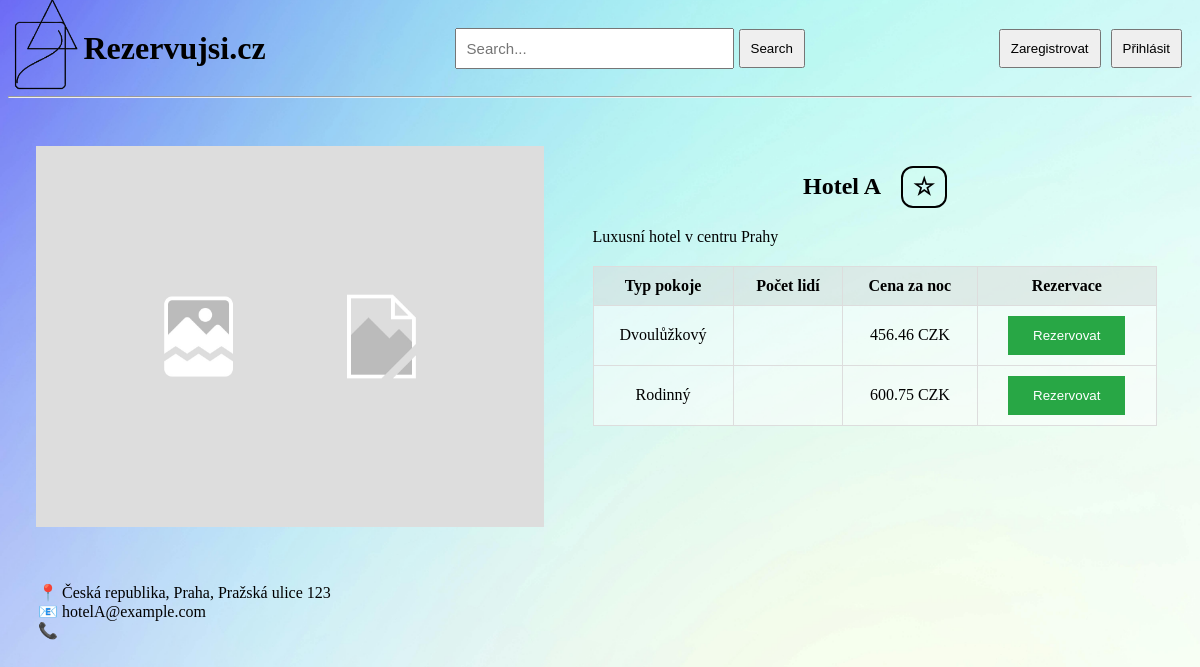
Page /projekt_hotel.php?id=1 on the committed database.
### tables this page shows
CREATE TABLE IF NOT EXISTS `Hotel` (
  `idHotel` INT(11) NOT NULL AUTO_INCREMENT,
  `nazev_hotelu` VARCHAR(45) NOT NULL,
  `zeme` VARCHAR(45) NOT NULL,
  `mesto` VARCHAR(45) NOT NULL,
  `adresa` VARCHAR(45) NOT NULL,
  `hodnocení` INT NOT NULL,
  `popis` TEXT NOT NULL,
  `tel. cislo` VARCHAR(20) NOT NULL,
  `email` VARCHAR(45) NOT NULL,
  PRIMARY KEY (`idHotel`),
  UNIQUE INDEX `idHotel_UNIQUE` (`idHotel` ASC) VISIBLE);

CREATE TABLE IF NOT EXISTS `Pokoje` (
  `idPokoje` INT NOT NULL AUTO_INCREMENT,
  `typ_pokoje` VARCHAR(45) NOT NULL,
  `pocet_luzek` INT NOT NULL,
  `cena_za_noc` FLOAT NOT NULL,
  `Hotel_idHotel` INT(11) NOT NULL,
  PRIMARY KEY (`idPokoje`),
  INDEX `fk_Pokoje_Hotel1_idx` (`Hotel_idHotel` ASC) VISIBLE,
  CONSTRAINT `fk_Pokoje_Hotel1`
    FOREIGN KEY (`Hotel_idHotel`)
    REFERENCES `Hotel` (`idHotel`)
    ON DELETE NO ACTION
    ON UPDATE NO ACTION);

### projekt_hotel.php (the view, shortened to what this page needs)
<?php
$hotelId = isset($_GET['id']) ? (int)preg_replace('/[^0-9]/', '', $_GET['id']) : 0;
$pdo = getDbConnection();
$stmt = $pdo->prepare('SELECT * FROM Hotel WHERE idHotel = :id');
$stmt->execute(['id' => $hotelId]);
$hotel = $stmt->fetch(PDO::FETCH_ASSOC);
$stmtRooms = $pdo->prepare('SELECT * FROM Pokoje WHERE Hotel_idHotel = :hotelId');
$stmtRooms->execute(['hotelId' => $hotelId]);
$rooms = $stmtRooms->fetchAll(PDO::FETCH_ASSOC);
$nights = isset($_SESSION['nights']) ? $_SESSION['nights'] : 1;
?>
<!DOCTYPE html>
<html>
<head>
  <link rel="stylesheet" href="projekt_hotel.css">
  <link rel="stylesheet" href="header.css">
</head>
<body>
  <header>
    <a href="index.php" class="hyperlink">
      <div class="logo-container">
        <div class="logo">
          <img src="rezervuj.png" alt="logo" class="logo">
        </div>
        <h1 class="name">Rezervujsi.cz</h1>
      </div>
     </a>
     <form style="width: 30%;" class="search-bar-conteiner" method="GET" action="index.php" style="display: flex;">
        <input type="text" placeholder="Search..." class="search-bar" name="search" value="<?php echo isset($_GET['search']) ? $_GET['search'] : ''; ?>">
        <button type="submit" class="search-button">Search</button>
      </form>
    <div>
      <?php if(isset($_SESSION['loggedin']) && $_SESSION['loggedin'] === true): ?>
        <a href="logout.php"><button class="button"> Odhlásit se </button></a>
      <?php else: ?>
        <a href="projekt_login.php"><button class="button"> Přihlásit </button></a>
        <a href="projekt_register.php"><button class="button"> Zaregistrovat </button></a>
      <?php endif; ?>
    </div>
  </header>
      <hr>
    <div class="two-div-container">
        <div class="picture-container">
            <img src="placeholderimg.jpg" alt="obrázek hotelu" class="hotel-img">
        </div>
        <div class="text-container">
            <div class="hotel-name">
                <h2><?php echo $hotel["nazev_hotelu"]; ?></h2>
                <h2 class="hotel-rating"><?php echo $hotel["hodnoceni"]; ?>☆</h2>
             </div>
             <div class="popis">
               <?php echo $hotel["popis"]; ?>
             </div>
             <table class="rooms-table">
                <thead>
                    <tr>
                        <th>Typ pokoje</th>
                        <th>Počet lidí</th>
                        <th>Cena za noc</th>
                        <th>Rezervace</th>
                    </tr>
                </thead>
                <tbody>
                  <?php foreach ($rooms as $room): ?>
                    <tr>
                      <td><?php echo $room["typ_pokoje"]; ?></td>
                      <td><?php echo $room["pocet_lidi"]; ?></td>
                      <td><?php echo ($room["cena_za_noc"] * $nights) . ' CZK'; ?></td>
                      <td><button class="reserve-btn" onclick="reserveRoom()">Rezervovat</button></td>
                    </tr>
                  <?php endforeach; ?>
                </tbody>
            </table>
        </div>
    </div>
    <div class="under-img">
      <p>
        📍   <?php echo $hotel["zeme"]; ?>, <?php echo $hotel["mesto"]; ?>, <?php echo $hotel["adresa"]; ?><br>
        📧   <?php echo $hotel["email"]; ?><br>
        📞   <?php echo $hotel["tel_cislo"]; ?>
      </p>
    </div>
</body>
</html>

### projekt_hotel.css (style rules this page uses)
body { background-image: url('background.jpeg'); background-size: cover; background-repeat: no-repeat; background-position: center; }
.picture-container { align-items: center; justify-content: center; width: 50%; display: flex; }
.hotel-img { margin: 40px; width: 90%; }
.hotel-rating { margin-left: 20px; border-width: 2px; border-style: solid; border-radius: 12px; padding: 5px; padding-left: 10px; padding-right: 10px; }
.two-div-container { display: flex; flex-direction: row; }
.text-container { width: 50%; display: flex; flex-direction: column; margin: 20px; margin-right: 35px; }
.text-container h2 { height: fit-content; width: fit-content; }
.hotel-name { width: 100%; height: fit-content; display: flex; flex-direction: row; align-items: center; justify-content: center; margin-top: 20px; }
.popis { width: 100%; }
.reserve-btn { background-color: #28a745; color: #fff; padding: 12px 25px; border: none; text-align: center; }
.rooms-table { width: 100%; border-collapse: collapse; margin-top: 20px; }
.rooms-table th, .rooms-table td { border: 1px solid #ddd; background-color: rgba(255, 255, 255, 0.5); padding: 10px; text-align: left; text-align: center; align-items: center; }
.rooms-table th { background-color: rgba(220, 220, 220, 0.5); }
button { cursor: pointer; }
.under-img { width: 50%; float: left; margin: 30px; margin-top: 0; }
.hyperlink { color: black; text-decoration: none; }

### header.css (style rules this page uses)
header { display: flex; justify-content: space-between; align-items: center; position: sticky; height: 10vh; }
.logo-container { display: flex; align-items: center; }
.name { font-family: 'Century Gothic'; width: 20%; text-align: center; margin: 0; color: inherit; text-decoration: none; }
.logo img { height: 100px; width: auto; }
.button { float: right; padding: 10px; margin: 10px; margin-left: auto; height: fit-content; align-items: center; }
.search-bar { align-content: center; align-items: center; padding: 10px; width: 100%; font-size: 15px; }
.search-button { padding: 10px; margin: 5px; align-items: center; }
.search-bar-conteiner { display: flex; align-items: center; }
button { cursor: pointer; }
.hyperlink { color: black; text-decoration: none; }

### rows in the picture
hotel: nazev_hotelu "Hotel A", popis "Luxusní hotel v centru Prahy", zeme "Česká republika", mesto "Praha", adresa "Pražská ulice 123", email "hotelA@example.com"
pokoje: typ_pokoje "Dvoulůžkový", $room['cena_za_noc']*$nights "456.46"
pokoje: typ_pokoje "Rodinný", $room['cena_za_noc']*$nights "600.75"
